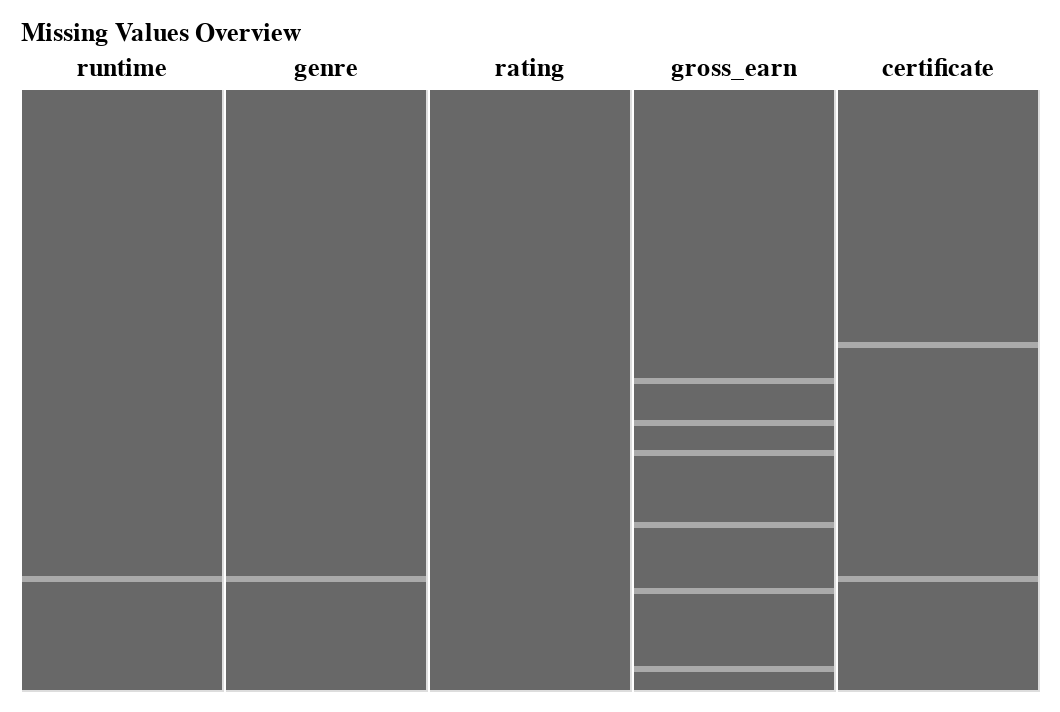

Source (notebook cell):
### Code cell
# heatmap with all nan and filled values
df_preperation_analysis_nan = df_preperation.copy()
df_preperation_analysis_nan = df_preperation_analysis_nan.where(~df_preperation_analysis_nan.notna(), 1)
df_preperation_analysis_nan = df_preperation_analysis_nan.where(~df_preperation_analysis_nan.isna(), 0)
df_preperation_analysis_nan.reset_index(inplace = True)
(alt.hconcat(getOutlierHeatMap(df_preperation_analysis_nan, 'runtime'), 
             getOutlierHeatMap(df_preperation_analysis_nan, 'genre'),
             getOutlierHeatMap(df_preperation_analysis_nan, 'rating'),
             getOutlierHeatMap(df_preperation_analysis_nan, 'gross_earn'),
             getOutlierHeatMap(df_preperation_analysis_nan, 'certificate')).properties(
            title={
            "text": ["Missing Values Overview"]
            },
            padding={"left": 10, "top": 10, "right": 10, "bottom": 10}
).configure_concat(
    spacing=0
))

### Figure 1 — Vega-Lite specification as saved in the notebook (floating-point values rounded to 4 significant figures; data arrays with more than 128 entries replaced by an {"elided": "..."} marker saying what was removed)
{"config": {"view": {"continuousWidth": 400, "continuousHeight": 300}, "concat": {"spacing": 0}}, "hconcat": [{"mark": "rect", "encoding": {"color": {"field": "runtime", "legend": null, "scale": {"scheme": "greys"}, "type": "nominal"}, "tooltip": {"field": "runtime", "type": "quantitative"}, "y": {"axis": null, "bin": {"maxbins": 100}, "field": "index", "type": "nominal"}}, "height": 300, "title": "runtime", "width": 100}, {"mark": "rect", "encoding": {"color": {"field": "genre", "legend": null, "scale": {"scheme": "greys"}, "type": "nominal"}, "tooltip": {"field": "genre", "type": "quantitative"}, "y": {"axis": null, "bin": {"maxbins": 100}, "field": "index", "type": "nominal"}}, "height": 300, "title": "genre", "width": 100}, {"mark": "rect", "encoding": {"color": {"field": "rating", "legend": null, "scale": {"scheme": "greys"}, "type": "nominal"}, "tooltip": {"field": "rating", "type": "quantitative"}, "y": {"axis": null, "bin": {"maxbins": 100}, "field": "index", "type": "nominal"}}, "height": 300, "title": "rating", "width": 100}, {"mark": "rect", "encoding": {"color": {"field": "gross_earn", "legend": null, "scale": {"scheme": "greys"}, "type": "nominal"}, "tooltip": {"field": "gross_earn", "type": "quantitative"}, "y": {"axis": null, "bin": {"maxbins": 100}, "field": "index", "type": "nominal"}}, "height": 300, "title": "gross_earn", "width": 100}, {"mark": "rect", "encoding": {"color": {"field": "certificate", "legend": null, "scale": {"scheme": "greys"}, "type": "nominal"}, "tooltip": {"field": "certificate", "type": "quantitative"}, "y": {"axis": null, "bin": {"maxbins": 100}, "field": "index", "type": "nominal"}}, "height": 300, "title": "certificate", "width": 100}], "data": {"name": "data-690bcb840f81b676a1638dc3f08e86cb"}, "padding": {"left": 10, "top": 10, "right": 10, "bottom": 10}, "title": {"text": ["Missing Values Overview"]}, "$schema": "https://vega.github.io/schema/vega-lite/v4.17.0.json", "datasets": {"data-690bcb840f81b676a1638dc3f08e86cb": {"elided": "5000 records"}}}
